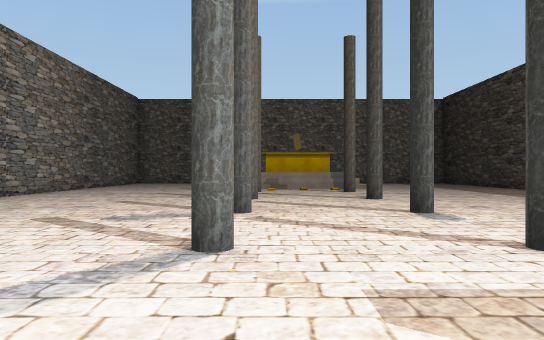
view 1 (above)

21 first-person views from a walk through a Unity game level. The camera is 1.4 m above the floor, looks level and sees 70° across. The floor is counted in squares, 2 m on a side. Each view is taken from the middle of a square. On the plan, view 1 faces up. The plan holds only what a view shows up to about 11 squares ahead; the rest is blank. The place goes on beyond the plan. The player is left out. Some surface patterns are stand-ins.

view 2
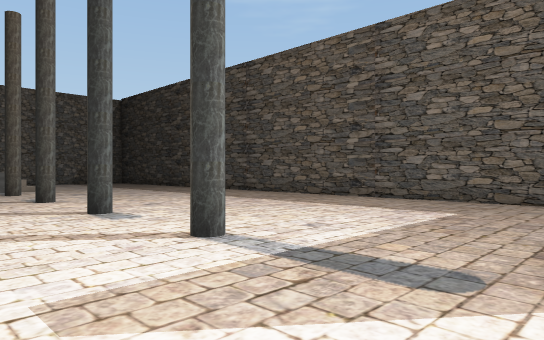

view 3
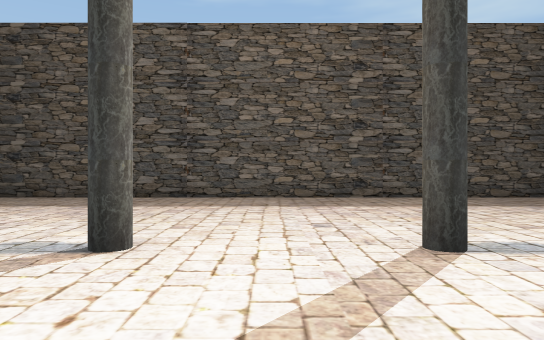

view 4
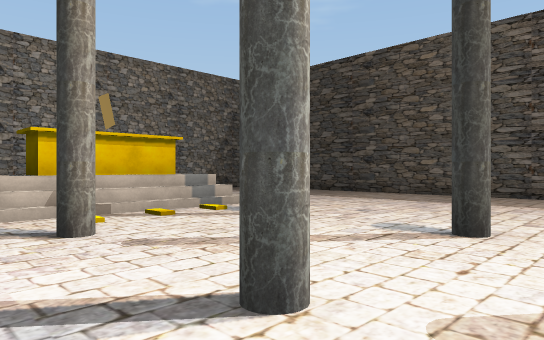

view 5
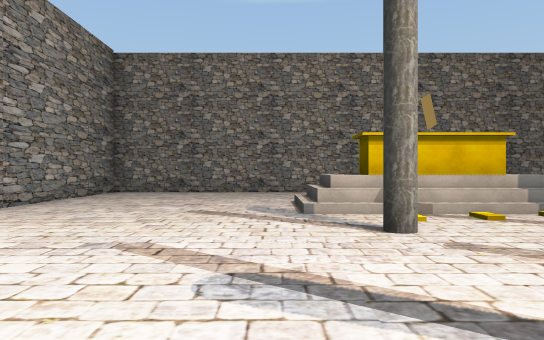

view 6
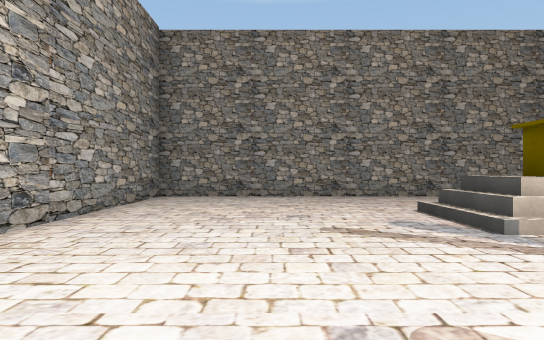

view 7
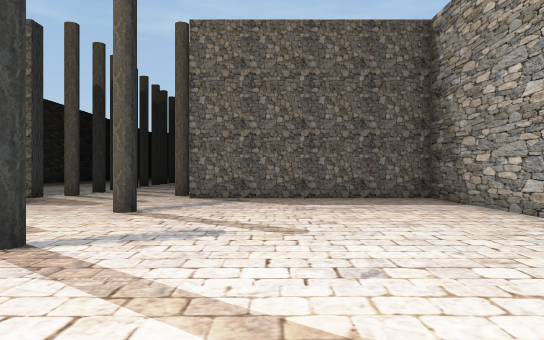

view 8
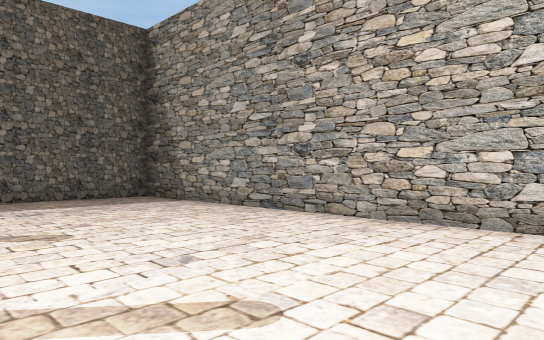

view 9
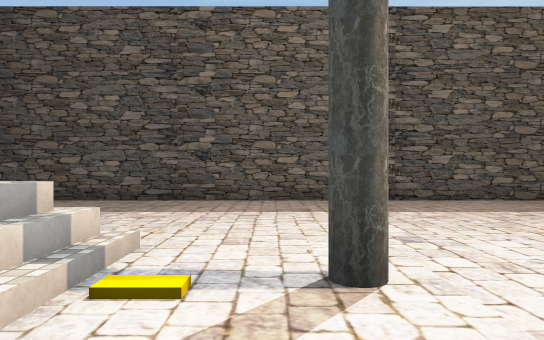

view 10
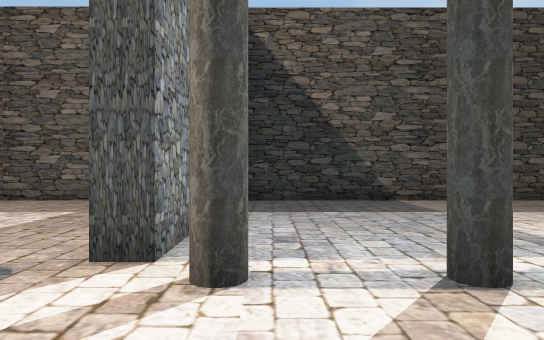

view 11
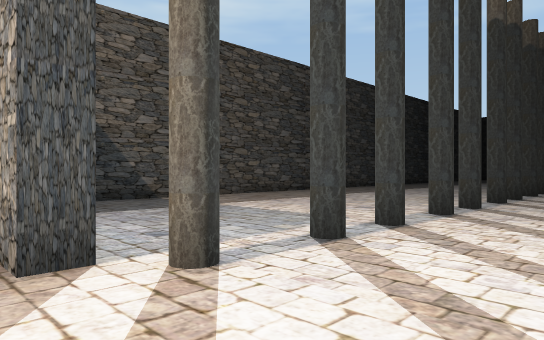

view 12
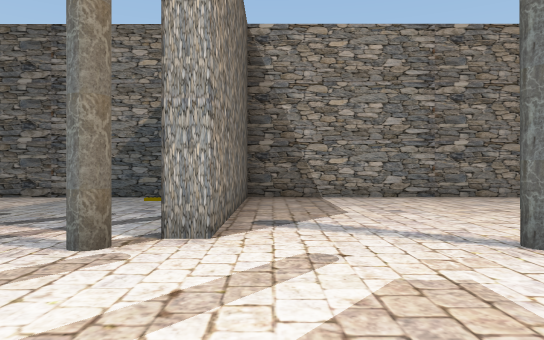

view 13
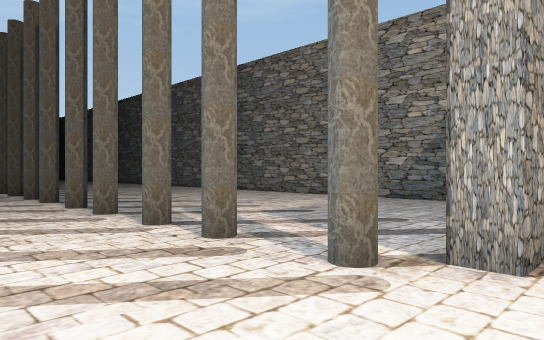

view 14
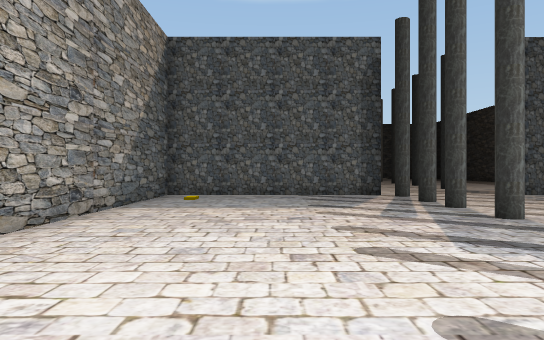

view 15
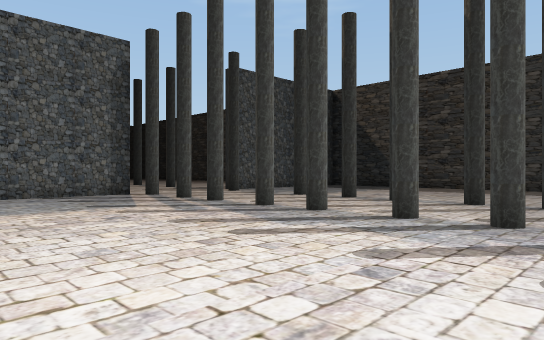

view 16
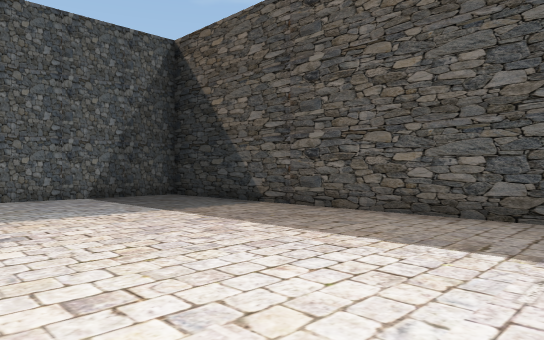

view 17
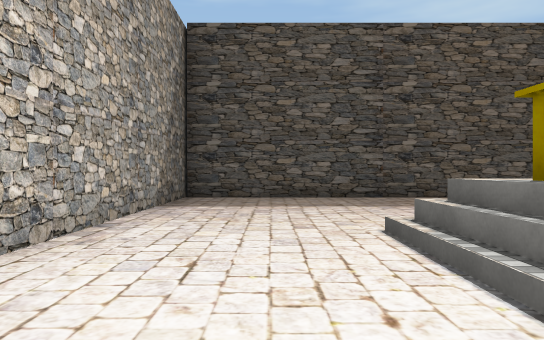

view 18
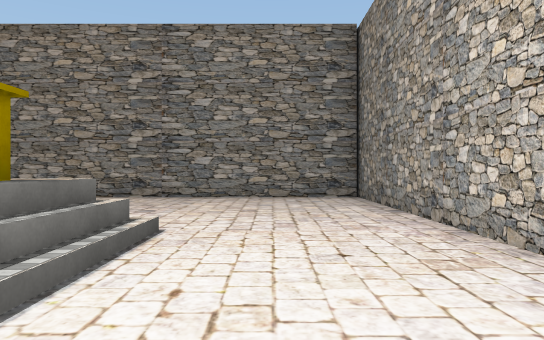

view 19
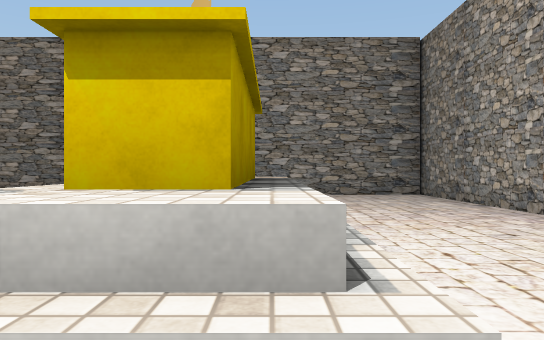

view 20
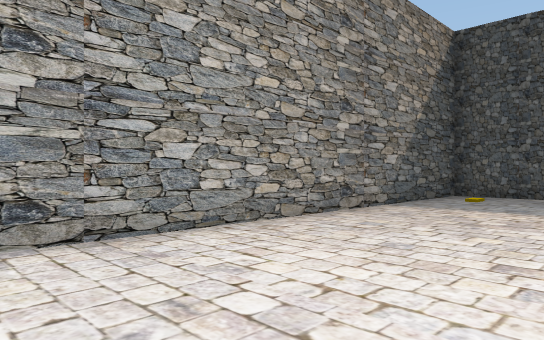

view 21
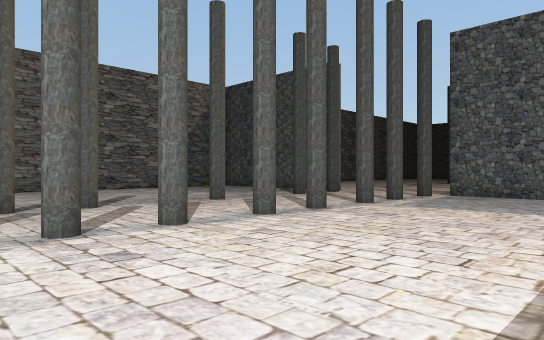

### Floor plan
Key: @ floor where view 1 was taken; # wall or solid block; x gap in a wall; . floor; / step, stairs or slope.
Columns run from 7 left of view 1 to 9 right of it. Each row starts with its distance up from view 1.
 21 #################
 20 #...............#
 19 #...............#
 18 #...............#
 17 #...............#
 16 #...../###/.....#
 15 #...../###/ ....#
 14 #...../////.....#
 13 #...............#
 12 #.....#..#......#
 11 #...............#
 10 #...............#
  9 #.....#..#......#
  8 #...............#
  7 #...............#
  6 #.....#..#......#
  5 #...............#
  4 #...............#
  3 #.....#..#......#
  2 #...............#
  1 #...............#
  0 #######@.########
 -1 #.....x..x......#
 -2 #...............#
 -3 #...............#
 -4 #...............#
 -5 #...............#
 -6 #...............#
 -7 #...............#
 -8 #...............#
 -9 #...............#
-10 #.............
-11  .... x. x .. .

Positions as (right, up) in squares from view 1, and headings:
1: (0, 0), facing up
2: (0, 0), facing up-right
3: (-1, 8), facing right
4: (-2, 8), facing up-right
5: (-2, 8), facing up
6: (-4, 10), facing up
7: (-3, 10), facing down
8: (-2, 10), facing down-left
9: (0, 13), facing right
10: (0, -1), facing right
11: (0, 1), facing down-right
12: (3, 1), facing left
13: (2, 1), facing down-left
14: (-4, -11), facing up
15: (-6, -11), facing up-right
16: (3, -10), facing up-right
17: (-1, 18), facing right
18: (3, 18), facing left
19: (4, 16), facing left
20: (-3, -11), facing up-left
21: (7, -11), facing up-left
